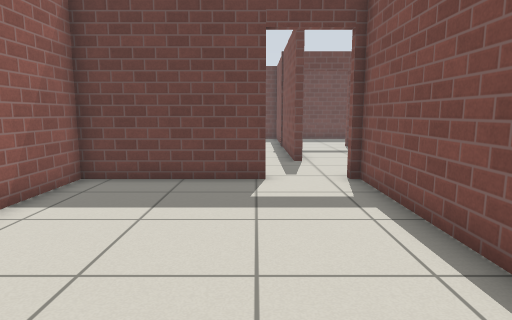
[1] (above)

16 first-person views from a walk through a Gazebo world. The camera is 0.9 m above the floor, tilts 8° down and sees 75° across. The floor is counted in squares, 0.5 m on a side. Each view is taken from the middle of a square. On the plan, view 1 faces up. The plan holds only what a view shows up to about 17 squares ahead; the rest is blank. Gazebo's built-in surfaces are drawn with simple patterns.

[2]
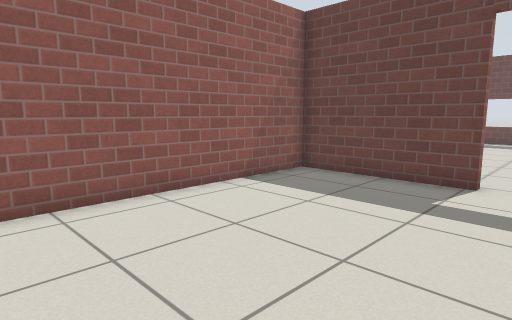

[3]
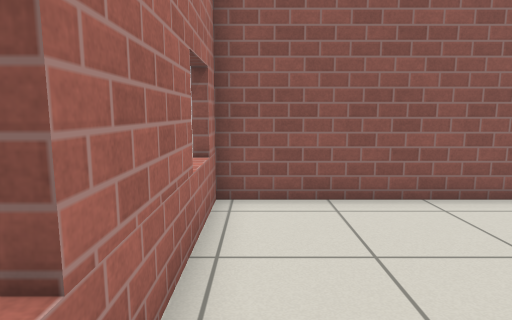

[4]
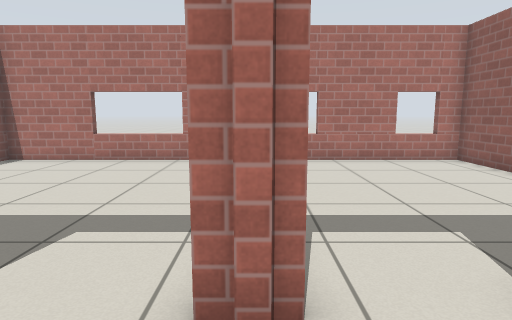

[5]
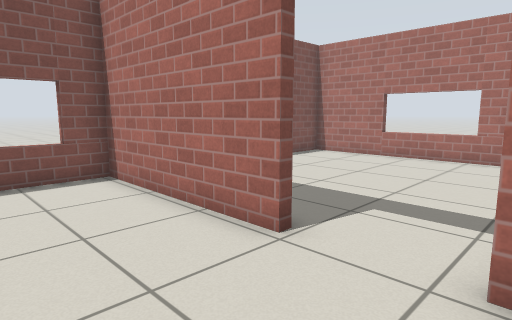

[6]
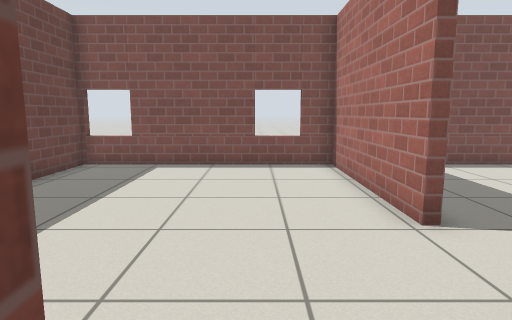

[7]
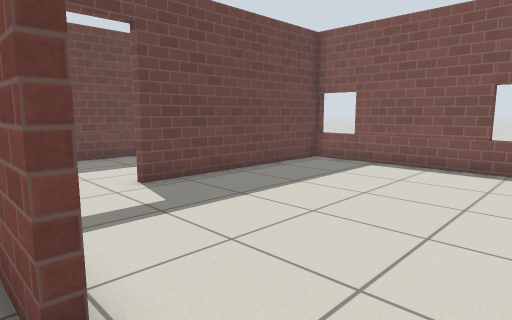

[8]
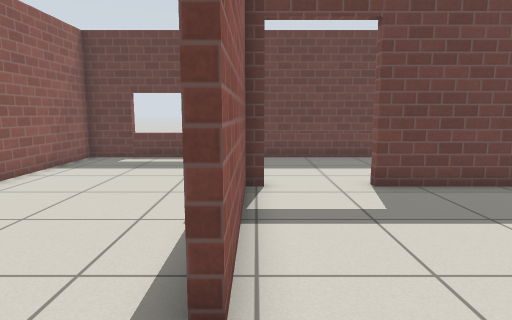

[9]
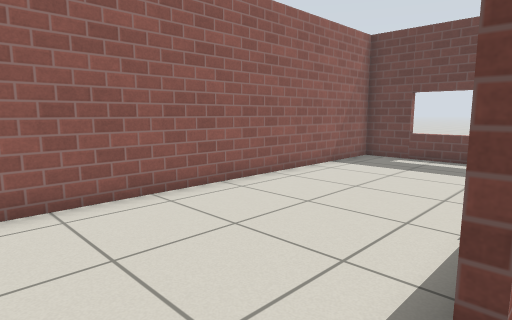

[10]
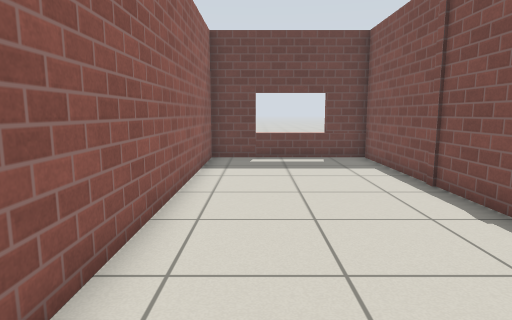

[11]
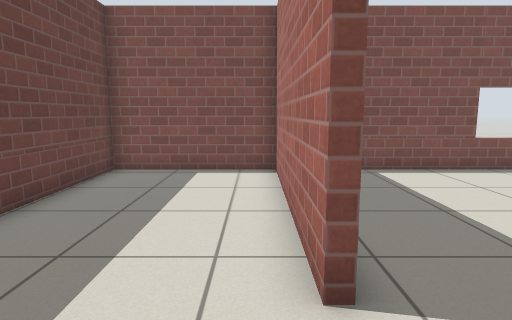

[12]
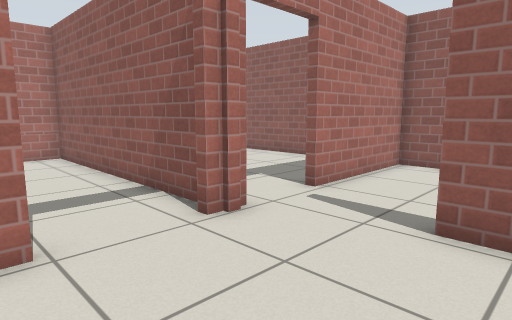

[13]
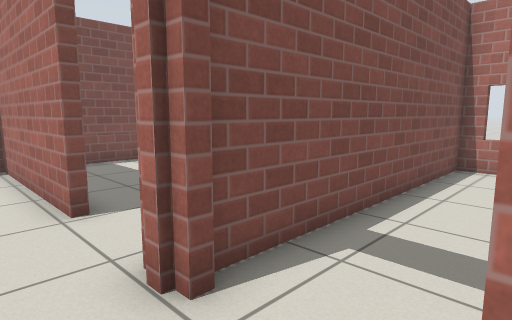

[14]
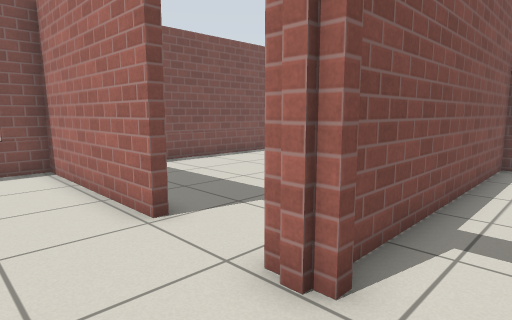

[15]
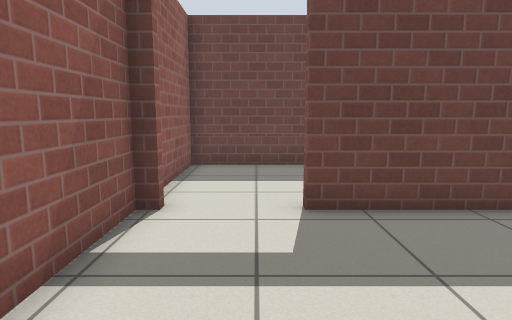

[16]
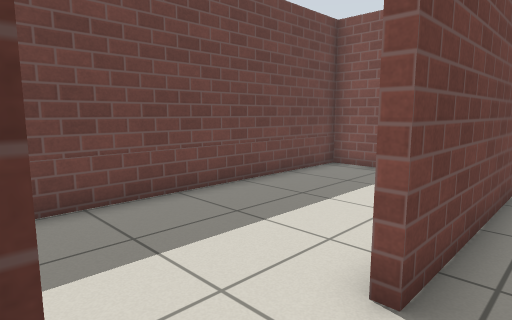

### Floor plan
Points are (right, up) in squares from view 1. A wall is a line through its corners. A room is listed if a view was taken in it or the views show most of it. See-through windows are left out.
Room 1 (views 1, 2, 3)
walls: (0.4, 9) (-4.8, 9) (-4.8, -0.8) (2.9, -0.8) (2.9, 9)
ways out: open door at (1.5, 9) to room 2
Room 2 (views 4, 5, 8, 9, 12, 15, 16)
walls: (6.1, 9.3) (12.6, 9.3) (12.6, 18.1) (4.9, 18.1); (2.2, 18.1) (1.7, 18.1) (1.7, 12.5) (1.5, 12.5); (2.5, 9.3) (3.6, 9.3)
ways out: open door at (1.5, 9) to room 1; opening at (1, 11) to room 3; open door at (4, 18) to room 4; open door at (5, 9) to room 5
Room 3 (views 6, 7, 10, 13, 14)
walls: (1.5, 12.5) (1.5, 23.6) (-4.8, 23.6) (-4.8, 9.3) (0.4, 9.3)
ways out: opening at (1, 11) to room 2
Room 4 (view 11)
walls: (4.9, 18.4) (12.6, 18.4) (12.6, 23.6) (1.7, 23.6) (1.7, 19.9)
ways out: open door at (4, 18) to room 2
Room 5 (no view inside)
walls: (3.2, 8.5) (3.2, -0.8) (12.6, -0.8) (12.6, 7)
ways out: open door at (5, 9) to room 2

Where each view was taken, in squares from view 1:
view 1: 0 up, 0 right, facing up
view 2: 0 up, 2 right, facing up-left
view 3: 0 up, 2 right, facing left
view 4: 12 up, 3 right, facing down
view 5: 13 up, 3 right, facing down-right
view 6: 12 up, 1 right, facing right
view 7: 10 up, 1 right, facing up-right
view 8: 10 up, 2 right, facing up
view 9: 10 up, 2 right, facing up-left
view 10: 10 up, 3 left, facing up
view 11: 19 up, 2 right, facing right
view 12: 14 up, 7 right, facing down-left
view 13: 11 up, 0 right, facing down-right
view 14: 12 up, 1 right, facing down-right
view 15: 12 up, 4 right, facing up
view 16: 17 up, 2 right, facing up-right
